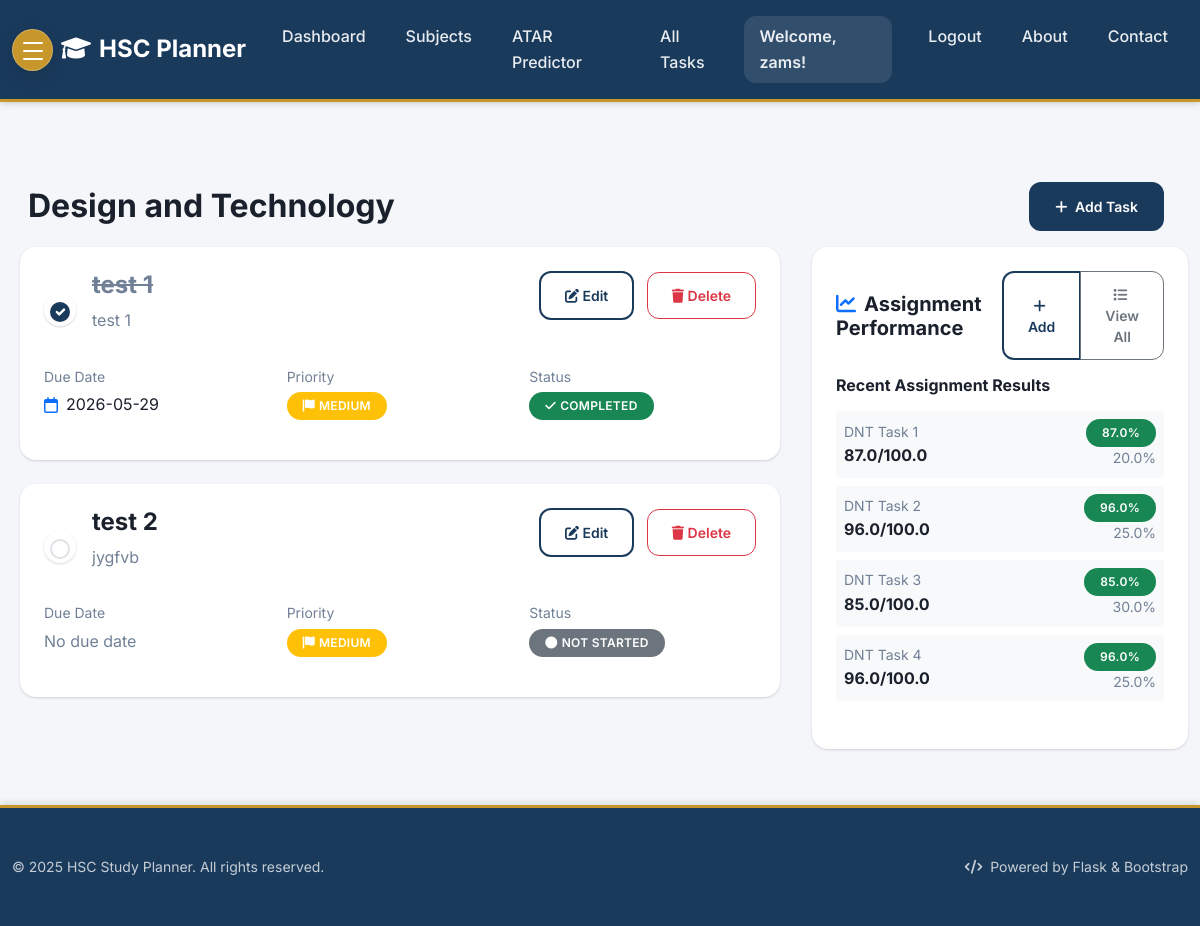
The page /?subject_id=32 (signed in) on the database as committed earlier.
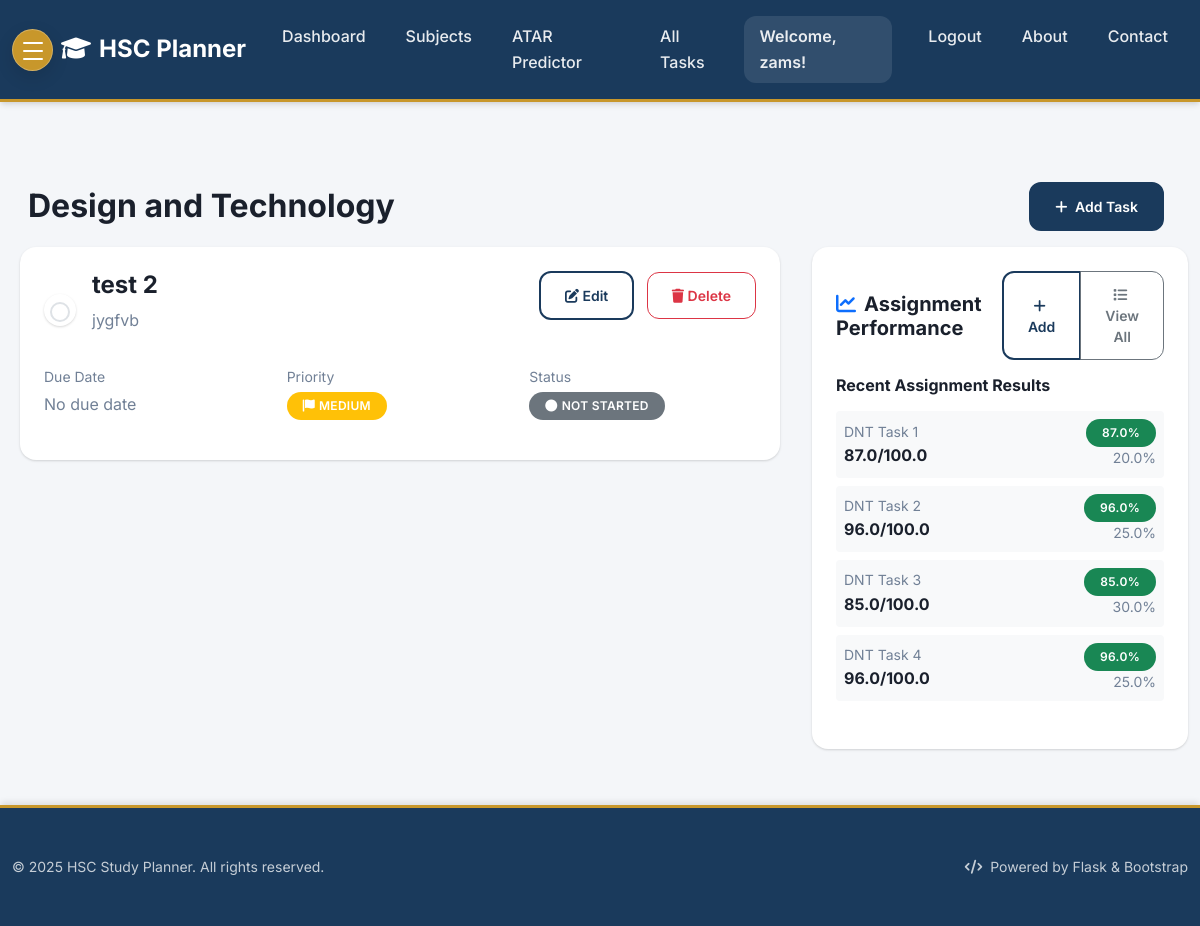
The same page on the database as committed later.
### tables this page shows
CREATE TABLE tasks (
    id INTEGER PRIMARY KEY AUTOINCREMENT,
    user_id INTEGER NOT NULL,
    title TEXT NOT NULL,
    description TEXT,
    due_date TEXT,
    priority TEXT NOT NULL DEFAULT 'medium',
    status TEXT NOT NULL DEFAULT 'not_started',
    category_id INTEGER,
    completed_at TEXT, subject_id INTEGER REFERENCES subjects(id),
    FOREIGN KEY (user_id) REFERENCES users (id),
    FOREIGN KEY (category_id) REFERENCES categories (id)
);

CREATE TABLE assessment_results (
    id INTEGER PRIMARY KEY AUTOINCREMENT,
    subject_id INTEGER NOT NULL,
    user_id INTEGER NOT NULL,
    task_name TEXT NOT NULL,
    weight REAL NOT NULL,                -- Percentage weight e.g. 30.0
    raw_mark REAL NOT NULL,              -- Mark achieved
    max_mark REAL NOT NULL,              -- Mark out of
    date_recorded TEXT,
    FOREIGN KEY (subject_id) REFERENCES subjects (id),
    FOREIGN KEY (user_id) REFERENCES users (id)
);

### Task_Organiser/app.py (the view)
    @app.route("/")
    @login_required
    def index():
        db = get_db()
        status = request.args.get("status")
        priority = request.args.get("priority")
        category_id = request.args.get("category")
        subject_id = request.args.get("subject_id")
        query = """
            SELECT t.*, c.name as category_name, c.color as category_color, s.name as subject_name
            FROM tasks t
            LEFT JOIN categories c ON t.category_id = c.id
            LEFT JOIN subjects s ON t.subject_id = s.id
            WHERE t.user_id = ?
        """
        params = [g.user["id"]]
        if status and status != "all":
            query += " AND t.status = ?"
            params.append(status)
        if priority and priority != "all":
            query += " AND t.priority = ?"
            params.append(priority)
        if category_id and category_id != "all":
            query += " AND t.category_id = ?"
            params.append(category_id)
        if subject_id:
            query += " AND t.subject_id = ?"
            params.append(subject_id)
        query += """
            ORDER BY
                CASE WHEN t.due_date IS NULL THEN 1 ELSE 0 END,
                t.due_date ASC,
                CASE t.priority
                    WHEN 'high' THEN 1
                    WHEN 'medium' THEN 2
                    WHEN 'low' THEN 3
                    ELSE 4
                END
        """
        tasks = db.execute(query, params).fetchall()
        categories = db.execute("SELECT * FROM categories ORDER BY name").fetchall()
        try:
            subjects = db.execute(
                "SELECT * FROM subjects WHERE user_id = ? ORDER BY name",
                (g.user["id"],),
            ).fetchall()
            subjects_list = [dict(subject) for subject in subjects] if subjects else []
            for subject in subjects_list:
                task_count = db.execute(
                    "SELECT COUNT(*) as count FROM tasks WHERE user_id = ? AND subject_id = ?",
                    (g.user["id"], subject["id"]),
                ).fetchone()
                subject["task_count"] = task_count["count"] if task_count else 0
                completed_count = db.execute(
                    'SELECT COUNT(*) as count FROM tasks WHERE user_id = ? AND subject_id = ? AND status = "completed"',
                    (g.user["id"], subject["id"]),
                ).fetchone()
                completed = completed_count["count"] if completed_count else 0
                if subject["task_count"] > 0:
                    subject["progress"] = int((completed / subject["task_count"]) * 100)
                else:
                    subject["progress"] = 0
                priority_task = db.execute(
                    """
                    SELECT title, priority, due_date
                    FROM tasks
                    WHERE user_id = ? AND subject_id = ? AND status != "completed"
                    ORDER BY
                        CASE priority
                            WHEN 'high' THEN 1
                            WHEN 'medium' THEN 2
                            WHEN 'low' THEN 3
                            ELSE 4
                        END,
                        due_date ASC
                    LIMIT 1
                """,
                    (g.user["id"], subject["id"]),
                ).fetchone()
                subject["priority_task"] = (
                    dict(priority_task) if priority_task else None
                )
                subject["completed_tasks"] = completed
        except Exception:
            subjects_list = []
        current_subject = None
        assessment_results = []
        if subject_id:
            current_subject = db.execute(
                "SELECT * FROM subjects WHERE id = ? AND user_id = ?",
                (subject_id, g.user["id"]),
            ).fetchone()
            if current_subject:
                assessment_results = db.execute(
                    """
                    SELECT task_name, weight, raw_mark, max_mark, date_recorded
                    FROM assessment_results
                    WHERE subject_id = ? AND user_id = ?
                    ORDER BY date_recorded ASC
                """,
                    (subject_id, g.user["id"]),
                ).fetchall()
                assessment_results = [dict(result) for result in assessment_results]
                for i, result in enumerate(assessment_results):
                    result["percentage"] = (
                        round((result["raw_mark"] / result["max_mark"]) * 100, 1)
                        if result["max_mark"] > 0
                        else 0
                    )
                    result["test_number"] = i + 1
        return render_template(
            "index.html",
            tasks=tasks,
            categories=categories,
            subjects=subjects_list,
            current_subject=current_subject,
            assessment_results=assessment_results,
            current_status=status or "all",
            current_priority=priority or "all",
            current_category=category_id or "all",
            subject_id=subject_id,
        )

### Task_Organiser/app.py (called while the page is built)
def login_required(view):
    @wraps(view)
    def wrapped_view(**kwargs):
        if g.user is None:
            return redirect(url_for("login"))
        return view(**kwargs)
    return wrapped_view

### Task_Organiser/db.py (called while the page is built)
def get_db() -> sqlite3.Connection:
    if "db" not in g:
        database_path = current_app.config["DATABASE"]
        g.db = sqlite3.connect(database_path)
        g.db.row_factory = sqlite3.Row
    return g.db

### Task_Organiser/templates/index.html (shortened to what the changed rows need)
{% extends "base.html" %}
{% block content %}
    {% if current_subject or tasks %}
    <div class="mt-4">
        {% if current_subject %}
        {% if tasks %}
            <div class="d-flex justify-content-between align-items-center mb-3 px-3">
                <h2 class="mb-0">{{ current_subject.name }}</h2>
            </div>
            <div class="row g-4 mb-4">
                <div class="col-12 col-lg-8">
                    <div class="row g-4 mx-0">
                        {% for task in tasks %}
                        <div class="col-12 px-2">
                            <div class="card border-0 shadow-sm h-100 expanded-task-card" data-task-id="{{ task.id }}">
                                <div class="card-body p-4">
                                    <div class="row">
                                        <div class="col-12">
                                            <div class="d-flex justify-content-between align-items-start mb-3">
                                                <div class="d-flex align-items-center flex-grow-1">
                                                    <div class="task-toggle me-3">
                                                        <input type="checkbox"
                                                               class="form-check-input"
                                                               id="task-{{ task.id }}"
                                                               {% if task.status == 'completed' %}checked{% endif %}
                                                               data-task-id="{{ task.id }}" onchange="toggleTaskStatus(this)"
                                                               style="width: 24px; height: 24px; cursor: pointer; border-radius: 50%;">
                                                    </div>
                                                    <div class="flex-grow-1">
                                                        <h4 class="card-title fw-bold mb-2 {% if task.status == 'completed' %}text-decoration-line-through text-muted{% endif %}">
                                                            {{ task.title|truncate_title(30 if subject_id else 12) }}
                                                        </h4>
                                                        {% if task.description %}
                                                        <p class="text-muted mb-3">{{ task.description }}</p>
                                                        {% endif %}
                                                    </div>
                                                </div>
                                                <div class="task-actions">
                                                    <a href="{{ url_for('edit_task', task_id=task.id) }}" class="btn btn-outline-primary btn-sm me-2">
                                                        <i class="fas fa-edit"></i> Edit
                                                    </a>
                                                    <form method="POST" action="{{ url_for('delete_task', task_id=task.id) }}" style="display: inline;" onsubmit="return confirm('Are you sure you want to delete this task?');">
                                                        <button type="submit" class="btn btn-outline-danger btn-sm">
                                                            <i class="fas fa-trash"></i> Delete
                                                        </button>
                                                    </form>
                                                </div>
                                            </div>
                                            <div class="row g-3 mb-3">
                                                <div class="col-md-4">
                                                    <small class="text-muted d-block mb-1">Due Date</small>
                                                    {% if task.due_date %}
                                                    <div class="d-flex align-items-center">
                                                        <i class="far fa-calendar text-primary me-2"></i>
                                                        <span class="fw-semibold">{{ task.due_date|format_datetime }}</span>
                                                    </div>
                                                    {% else %}
                                                    <span class="text-muted">No due date</span>
                                                    {% endif %}
                                                </div>
                                                <div class="col-md-4">
                                                    <small class="text-muted d-block mb-1">Priority</small>
                                                    <span class="badge bg-{{ 'danger' if task.priority == 'high' else 'warning' if task.priority == 'medium' else 'info' }} rounded-pill px-3 py-2">
                                                        <i class="fas fa-flag me-1"></i>{{ task.priority|title }}
                                                    </span>
                                                </div>
                                                <div class="col-md-4">
                                                    <small class="text-muted d-block mb-1">Status</small>
                                                    <span class="badge bg-{{ 'success' if task.status == 'completed' else 'warning' if task.status == 'in_progress' else 'secondary' }} rounded-pill px-3 py-2">
                                                        <i class="fas fa-{{ 'check' if task.status == 'completed' else 'clock' if task.status == 'in_progress' else 'circle' }} me-1"></i>{{ task.status|replace('_', ' ')|title }}
                                                    </span>
                                                </div>
                                            </div>
                                        </div>
                                    </div>
                                </div>
                            </div>
                        </div>
                        {% endfor %}
                    </div>
                </div>
                <div class="col-12 col-lg-4">
                    <div class="card border-0 shadow-sm">
                        <div class="card-body p-4">
                            {% if assessment_results %}
                            <div class="mb-4">
                                <div class="assessment-scores">
                                    {% for result in assessment_results[-5:] %}
                                    <div class="d-flex justify-content-between align-items-center mb-2 p-2 bg-light rounded">
                                        <div>
                                            <small class="text-muted d-block">{{ result.task_name[:20] }}{% if result.task_name|length > 20 %}...{% endif %}</small>
                                            <span class="fw-bold">{{ result.raw_mark }}/{{ result.max_mark }}</span>
                                        </div>
                                        <div class="text-end">
                                            <span class="badge bg-{{ 'success' if result.percentage >= 80 else 'warning' if result.percentage >= 60 else 'danger' }} rounded-pill">
                                                {{ result.percentage }}%
                                            </span>
                                            <small class="text-muted d-block">{{ result.weight }}%</small>
                                        </div>
                                    </div>
                                    {% endfor %}
                                </div>
                            </div>
                                                        {% else %}
                            <div class="text-center py-4">
                                <i class="fas fa-chart-line text-muted mb-3" style="font-size: 3rem;"></i>
                                <p class="text-muted mb-0">No assignment assessment data</p>
                                <small class="text-muted">Complete assignments to track your performance</small>
                            </div>
                            {% endif %}
                        </div>
                    </div>
                </div>
            </div>
        {% endif %}
        {% endif %}
    </div>
    {% endif %}
{% endblock %}

Rows that differ between the two databases and show on the page:
removed tasks: status "☑", title "test 1", description "test 1", due_date "2026-05-29", priority "MEDIUM", status "COMPLETED"
